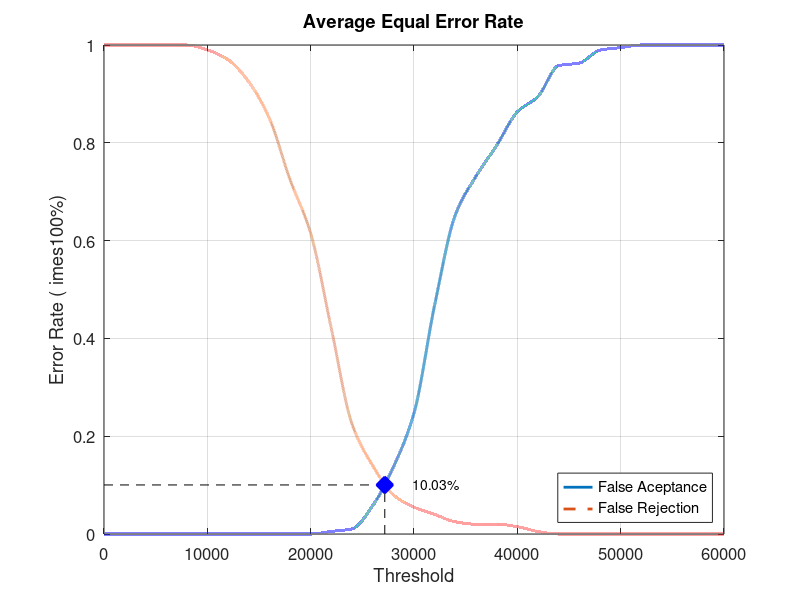
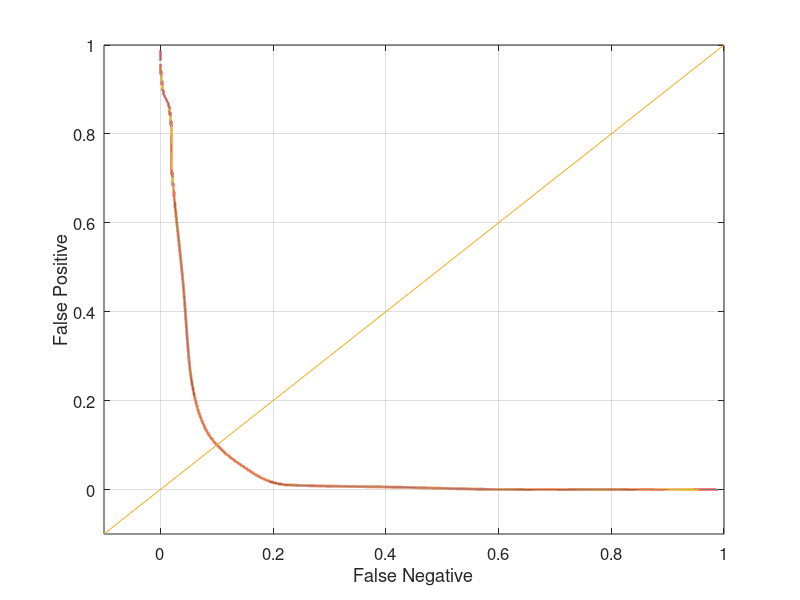

The MATLAB source for these figures, in order:
close all;
clear;
clc;
x = 0:2000:60000;
xq = 0:0.5:60000;

y0 = [0 0 0 0 0 0 0 0 0 0 0 0.00526316 0.0105263 0.0578947 0.136842 0.247368 0.468421 0.652632 0.731579 0.794737 0.863158 0.894737 0.957895 0.963158 0.989474 0.994737 1 1 1 1 1]
yy0 = interp1(x, y0, xq, 'pchip');
y1 = [1 1 1 1 1 0.99 0.97 0.925 0.85 0.725 0.615 0.42 0.225 0.14 0.08 0.055 0.04 0.025 0.02 0.02 0.015 0.005 0 0 0 0 0 0 0 0 0]
yy1 = interp1(x, y1, xq, 'pchip');

% Calculating EER: 
y2 = abs(y0 - y1);
find(y2 == min(y2))
yy2 = abs(yy0 - yy1);
xEER = find(yy2 == min(yy2));
xEERIndex = xq(xEER) % X-axis EER
yEER = yy0(xEER) % Y-axis EER

main = figure
plot(xq, yy0,'-','LineWidth', 2);	hold on
plot(xq, yy1,'--','LineWidth', 2);	hold on
plot([xEERIndex xEERIndex], [0 yEER], 'k--');	hold on
plot([0 xEERIndex], [yEER yEER], 'k--');	hold on
plot(xEERIndex, yEER, 'bx', 'LineWidth', 10);	hold on
text(xEERIndex + 10 * xEERIndex / 100, yEER, [num2str(round((10000 * yEER)) / 100) '%'])
legend('False Aceptance', 'False Rejection', 'Location', 'SouthEast')
xlabel('Threshold')
ylabel('Error Rate (	imes100%)')
title('Average Equal Error Rate')
set(gca, 'FontSize', 12)
axis([0 60000 0 1])
grid on

print(main, 'Database5_4Main', '-dpng');
FNRxFPR = figure('Color', [1 1 1]);
plot(yy1, yy0, '-', yy1, yy0, 'LineWidth', 2);
hold on
y = -0.1:0.1:1
plot(y, y); 
set(gca, 'FontSize', 12)
xlabel('False Negative')
ylabel('False Positive')
axis([-0.1 1 -0.1 1])
set(gca, 'FontSize', 12)
grid on

print(FNRxFPR, 'Database5_4FNRxFPR','-dpng');
